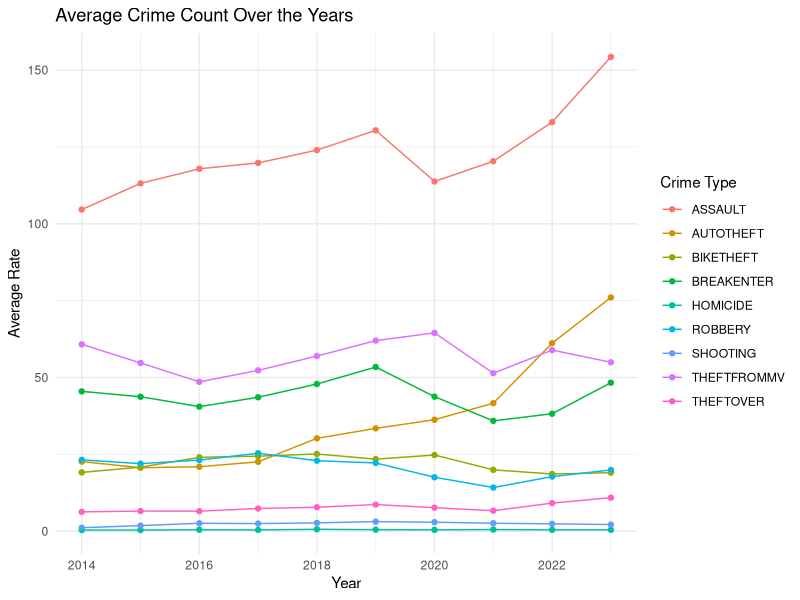
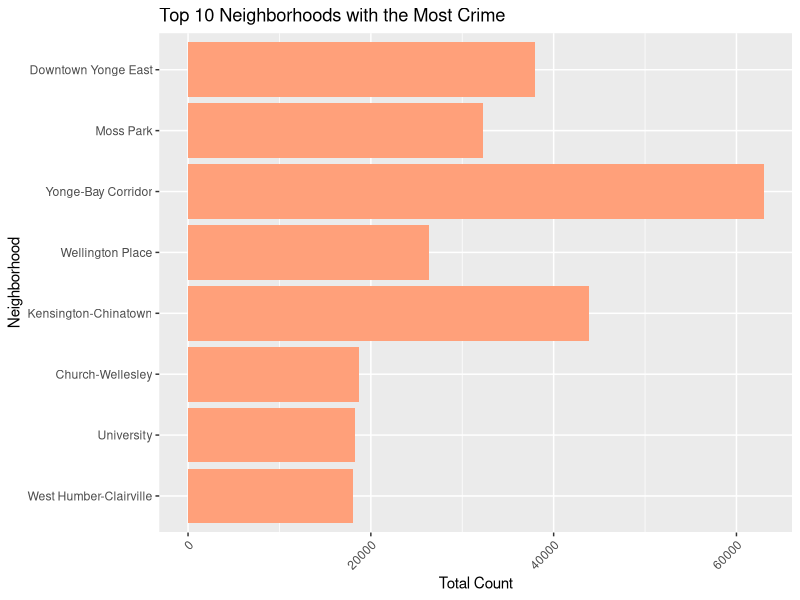

R code for these plots, in order:
## ---- chunk 1
#| include: false
#| warning: false
#| message: false

library(tidyverse)
library(reshape2)
## ---- chunk 2
#| fig-cap: Average crime count by type over the years
#| echo: false
#| warning: false

# Scatter plot showing trend of crime types over the years

crime_type_averages <-
  read_csv(here::here("outputs/data/crime_type_averages.csv"))

ggplot(
  crime_type_averages,
  aes(
    x = as.numeric(Year),
    y = Average,
    color = Crime_Type,
    group = Crime_Type
  )
) +
  geom_point() +
  geom_line() +
  labs(
    title = "Average Crime Count Over the Years",
    x = "Year",
    y = "Average Rate",
    color = "Crime Type"
  ) +
  theme_minimal()
## ---- chunk 3
#| echo: false
#| eval: true
#| label: tfig-cap
#| fig-cap: "10 least safe neighborhoods by total crime count (2014-2023)"
#| warning: false

crime_data_cleaned_neighbourhood <-
  read_csv(here::here("outputs/data/crime_data_cleaned_neighbourhood.csv"))

# Sort data by Total_Count 
crime_data <-
  crime_data_cleaned_neighbourhood[order(crime_data_cleaned_neighbourhood$Total_Count, decreasing = TRUE),]

#10 neighborhoods with the most crime counts
top_10_most <- head(crime_data, 10)

# Bar plot for the top 10 neighborhoods with the most crime counts
ggplot(top_10_most, aes(x = reorder(AREA_NAME, Total_Count), y = Total_Count)) +
  geom_bar(stat = "identity", fill = "lightsalmon") +
  labs(title = "Top 10 Neighborhoods with the Most Crime",
       x = "Neighborhood",
       y = "Total Count") +
  theme(axis.text.x = element_text(angle = 45, hjust = 1)) +
  coord_flip()
## ---- chunk 4

 
